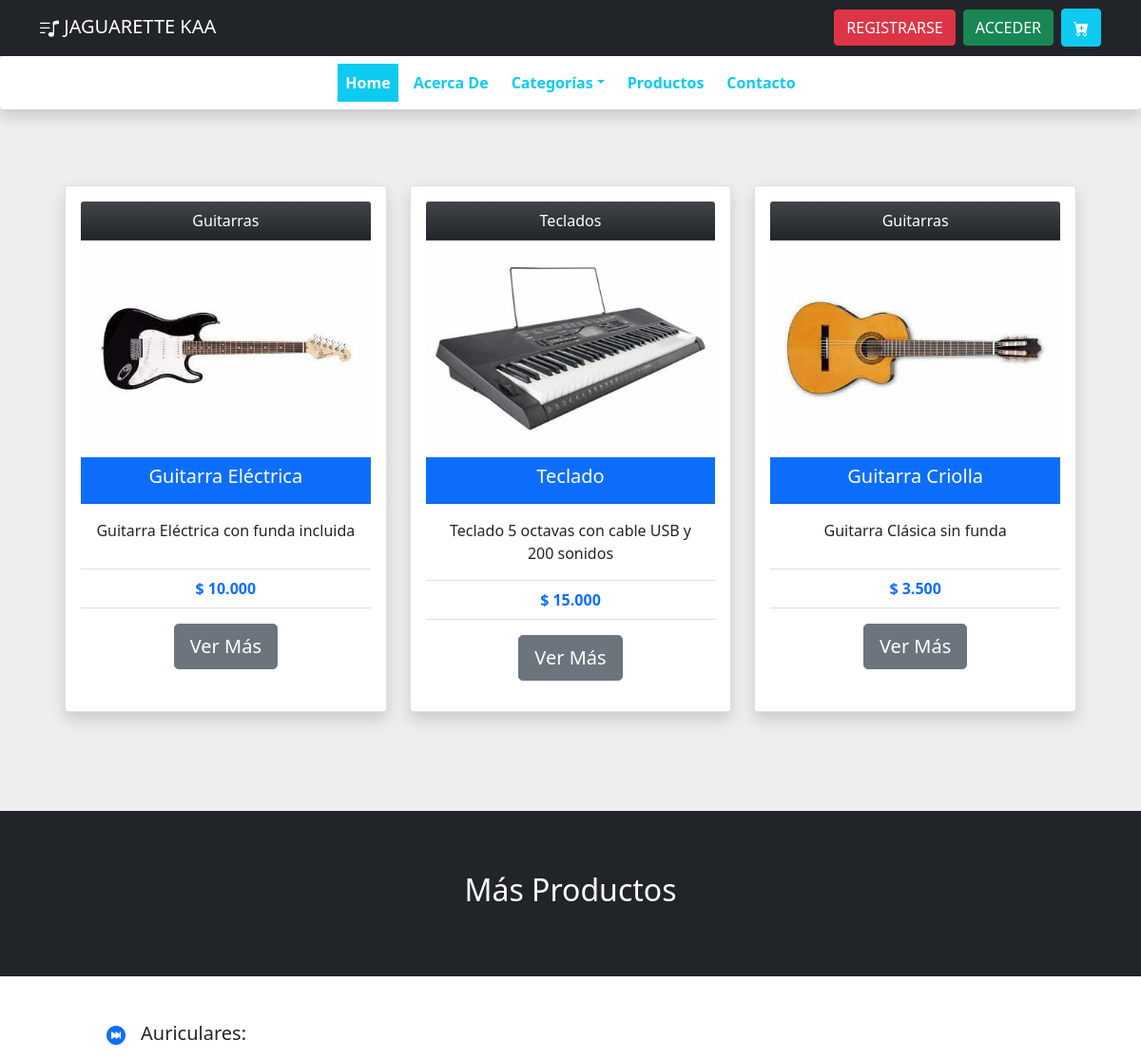
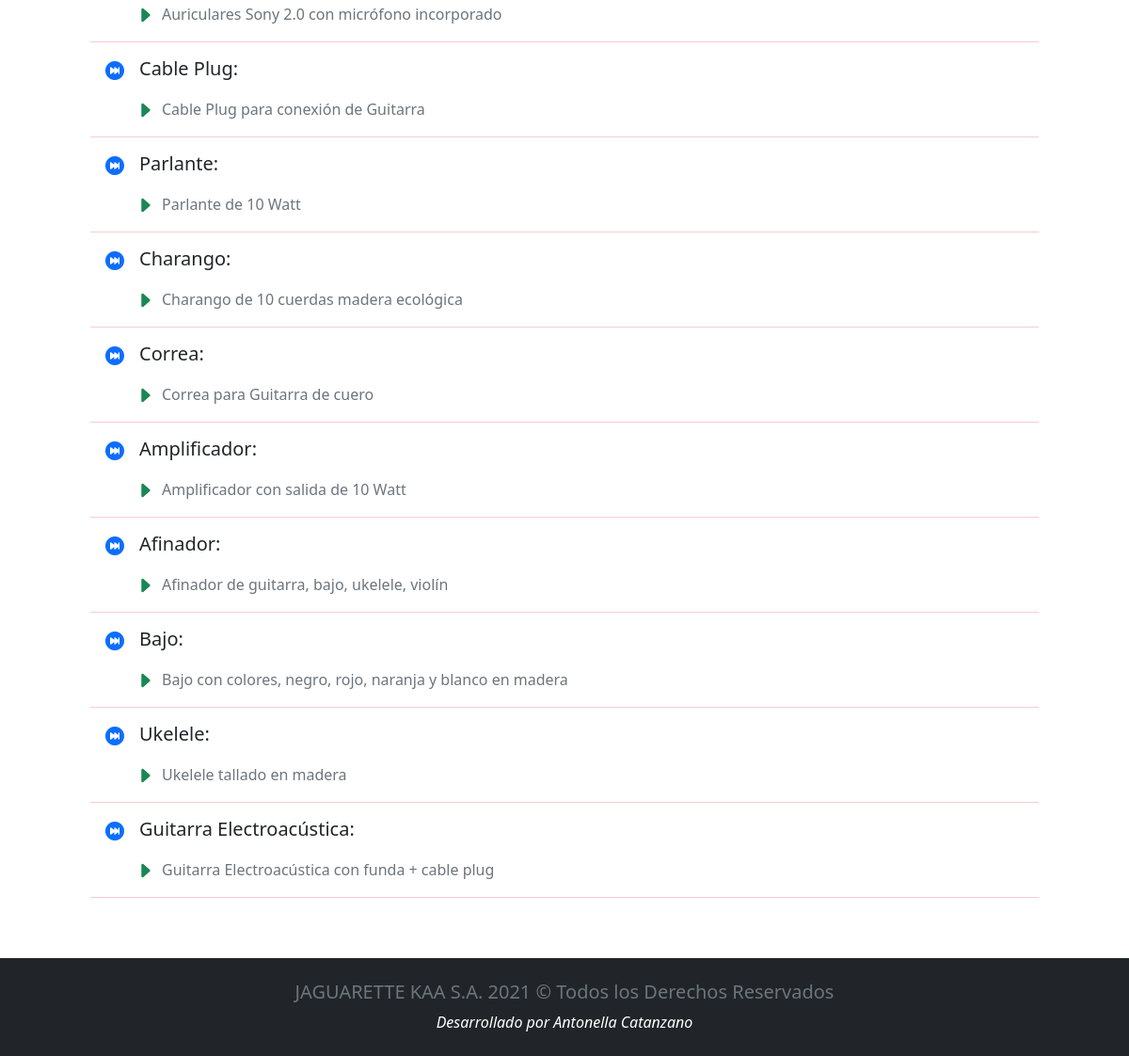
The page / on the database its author committed (2 pictures, top to bottom).
### JAGUARETTEKAA/models.py (models this page shows, shortened)
class Producto(models.Model):
    titulo = models.CharField(max_length=64, null= False)
    imagen = models.ImageField(upload_to='productos/', blank=True, null=True)
    descripcion = models.TextField(null=False)
    precio = models.IntegerField(null=False)
    categoria = models.ForeignKey(Categoria, on_delete=models.CASCADE, related_name="categoria")

class Categoria(models.Model):
    descripcion = models.CharField(max_length=64, null=False)
    def __str__(self):
        return self.descripcion

### JAGUARETTEKAA/views.py (the view)
# urls.py: path('', home , name="index"),
def home(request):
    productos = Producto.objects.all().order_by("id")[0:3]
    productos_secundarios = Producto.objects.all().order_by('-id')[:10]
    categorias = Categoria.objects.all()
    data = {
        'productos': productos,
        'productos_secundarios': productos_secundarios,
        'menu_categorias': categorias
    }
    return render(request, 'JAGUARETTEKAA/index.html', data)

### JAGUARETTEKAA/templates/jaguarettekaa/index.html
{% extends 'jaguarettekaa/layout.html' %}
{% load static %}
{% load humanize %}
{% block main_content %}
    <div class="col-md-12 col-lg-12">
        <div class="row row-cols-1 row-cols-md-3 g-4 p-5 m-2">
            {% for p in productos %}
                <div class="card-group">
                    <div class="card text-center shadow p-3 mb-5 bg-body rounded">
                        <div class="card-header fw-lighter text-white bg-dark bg-gradient">
                                {{ p.categoria }}
                        </div>
                        {% if p.imagen %}
                            <img src="{{ p.imagen.url }}" class="card-img-top img-fluid" alt="...">
                        {% endif %}
                        <div class="card-header bg-primary text-white">
                            <h5 class="card-title">{{ p.titulo | title }}</h5>
                        </div>
                        <div class="card-body">
                            <p class="card-text">{{ p.descripcion | capfirst }}</p>
                        </div>
                        <ul class="list-group list-group-flush">
                            <li class="list-group-item text-primary fw-bolder">$ {{ p.precio | intcomma}}</li>
                        </ul>
                        <div class="card-body">
                            <a href="" class="card-link btn btn-secondary btn-lg text-white text-center">Ver Más</a>
                        </div>
                    </div>
                </div>
            {% endfor %}
        </div>
    </div>
    <section class="container-fluid col-ms-12 col-sm-12">
        <div class="row">
            <div class="p-3 mb-0 bg-dark">
                <div class="h-100 py-5 px-5">
                    <h2 class="text-center text-white">Más Productos</h2>
                </div>
            </div>
        </div>
        <div class="row">
            <div class="p-5 bg-white">
                {% for s in productos_secundarios %}
                    <h5 class="mb-3 ms-5 me-5"><a href="#"><i class="bi bi-skip-forward-circle-fill m-3"></i></a>{{ s.titulo }}:</strong></h5>
                    <p class="mb-0 text-truncate text-secondary W-100 ms-5 me-5"><i class="h5 bi bi-caret-right-fill text-success ms-5 me-2"></i>{{ s.descripcion }}</p>
                    <hr class="text-danger ms-5 me-5"/>
                {% endfor %}
            </div>
        </div>
    </section>
{% endblock %}

### JAGUARETTEKAA/templates/jaguarettekaa/layout.html (shortened to what this page needs)
<!doctype html>
<html lang="es">
<head>
    <link href="https://cdn.jsdelivr.net/npm/bootstrap@5.0.2/dist/css/bootstrap.min.css" rel="stylesheet">
    <link rel="stylesheet" href="https://cdn.jsdelivr.net/npm/bootstrap-icons@1.5.0/font/bootstrap-icons.css">
    {% load static %}
    <link rel="stylesheet" href="{% static 'jaguarettekaa/css/styles.css' %}">
</head>
<body>
    <header>
        <nav class="navbar navbar-expand-lg navbar-dark bg-dark">
            <div class="container">
                <a class="navbar-brand" href="#">
                    <i class="bi bi-music-note-list"></i>
                    <span class="navbar-brand mb-0 h1">JAGUARETTE KAA</span>
                </a>
                <div class="navbar-collapse justify-content-end me-auto mb-2 mb-lg-0" id="navbarToggler">
                    <a class="btn btn-danger" href="#">REGISTRARSE</a>
                    {% if user.is_autenticated %}
                        <a class="btn btn-success mx-2" href="{% url 'logout' %}" role="button">CERRAR SESIÓN</a>
                        <a class="btn btn-warning mx-2" href="#"><i class="bi bi-person-check"> <span class="text-white">Hola!</span> {{ user.get.username }}</a>
                    {% else %}
                        <a class="btn btn-success mx-2" href="{% url 'login'%}?next={{request.path}}">ACCEDER</a>
                    {% endif %}
                    <a class="btn btn-info text-white" href="#"><i class="bi bi-cart-plus-fill"></i></a>
                </div>
            </div>
        </nav>
    </header>
    <nav class="navbar navbar-expand-lg navbar-light bg-light shadow p-2 mb-0 bg-body rounded">
        <div class="container">
            <div class="collapse navbar-collapse justify-content-md-center" id="navPrincipal">
            {% block navbar %}
                <ul class="navbar-nav">
                    <li class="nav-item">
                        <a class="nav-link active fw-bolder bg-info text-white text-center" aria-current="page" href="{% url 'index'  %}">Home</a>
                    </li>
                    <li class="nav-item ms-2">
                        <a class="nav-link text-info fw-bolder text-center" href="{% url 'acerca_de' %}">Acerca De</a>
                    </li>
                    <li class="nav-item ms-2 dropdown">
                        <a class="nav-link text-info fw-bolder text-center dropdown-toggle" id="navbarDropdown" role="button" data-bs-toggle="dropdown" aria-expanded="false" href="#">Categorías</a>
                    </li>
                    <li class="nav-item  ms-2">
                        <a class="nav-link text-info fw-bolder text-center" href="{% url 'productos' %}">Productos</a>
                    </li>
                    <li class="nav-item  ms-2">
                        <a class="nav-link text-info fw-bolder text-center" href="mailto:antogenia7@hotmail.com">Contacto</a>
                    </li>
                </ul>
            {% endblock %}
            </div>
        </div>
    </nav>
    <div id="main_content">
        {% block main_content %}
        {% endblock %}
    </div>
    <footer class="bg-dark p-2 text-white text-center">
        <div class="container-fluid">
            <div class="row">
                <div class="col-md-12 text-white p-3">
                    <h5 class="text-secondary">JAGUARETTE KAA S.A. 2021 &copy; Todos los Derechos Reservados</h5>
                    <cite title="Source Title">Desarrollado por Antonella Catanzano</cite>
                </div>
            </div>
        </div>
    </footer>
</body>
</html>

### JAGUARETTEKAA/static/jaguarettekaa/css/styles.css (style rules this page uses)
body { background: #eee; }
.bi { vertical-align: -.125em; pointer-events: none; fill: currentColor; }
.dropdown-toggle { outline: 0; }

### rows shown on the page
Producto: categoria "Guitarras", imagen (picture), titulo "Guitarra Eléctrica", descripcion "Guitarra Eléctrica con funda incluida", precio "10.000"
Producto: categoria "Teclados", imagen (picture), titulo "Teclado", descripcion "Teclado 5 octavas con cable USB y 200 sonidos", precio "15.000"
Producto: categoria "Guitarras", imagen (picture), titulo "Guitarra Criolla", descripcion "Guitarra Clásica sin funda", precio "3.500"
Producto: titulo "Auriculares", descripcion "Auriculares Sony 2.0 con micrófono incorporado"
Producto: titulo "Cable Plug", descripcion "Cable Plug para conexión de Guitarra"
Producto: titulo "Parlante", descripcion "Parlante de 10 Watt"
Producto: titulo "Charango", descripcion "Charango de 10 cuerdas madera ecológica"
Producto: titulo "Correa", descripcion "Correa para Guitarra de cuero"
Producto: titulo "Amplificador", descripcion "Amplificador con salida de 10 Watt"
Producto: titulo "Afinador", descripcion "Afinador de guitarra, bajo, ukelele, violín"
Producto: titulo "Bajo", descripcion "Bajo con colores, negro, rojo, naranja y blanco en madera"
Producto: titulo "Ukelele", descripcion "Ukelele tallado en madera"
Producto: titulo "Guitarra Electroacústica", descripcion "Guitarra Electroacústica con funda + cable plug"
